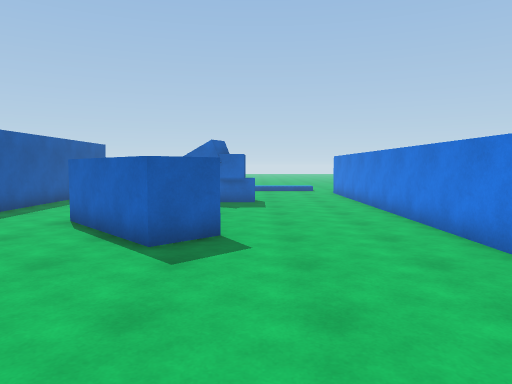
View 1 (above)

17 first-person views from a walk through a Unity game level. The camera is 1.5 m above the floor, tilts 4° down and sees 70° across. The floor is counted in squares, 1 m on a side. Each view is taken from the middle of a square. On the plan, view 1 faces up. The plan holds only what a view shows up to about 16 squares ahead; the rest is blank. The place goes on beyond the plan. The player character is not drawn. Some animated figures are left out.

View 2
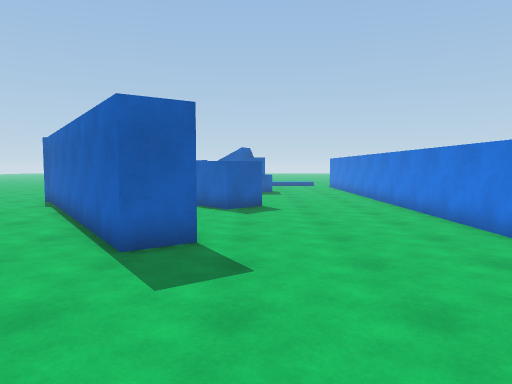

View 3
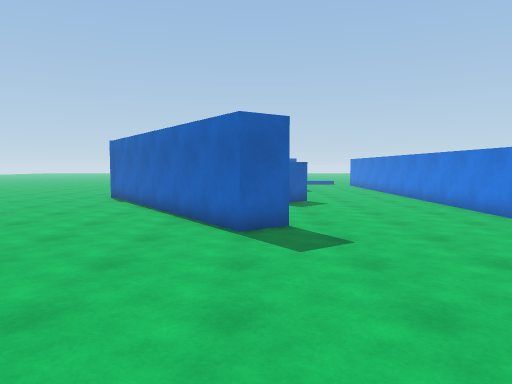

View 4
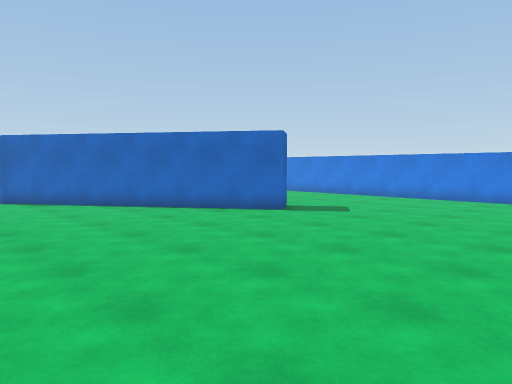

View 5
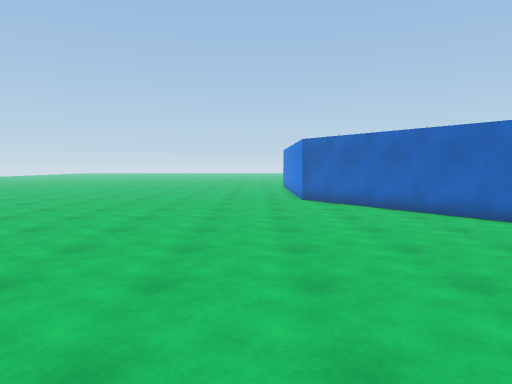

View 6
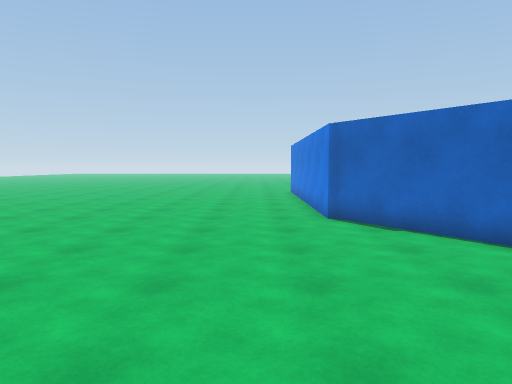

View 7
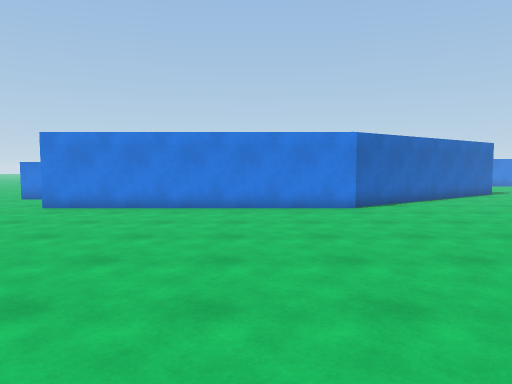

View 8
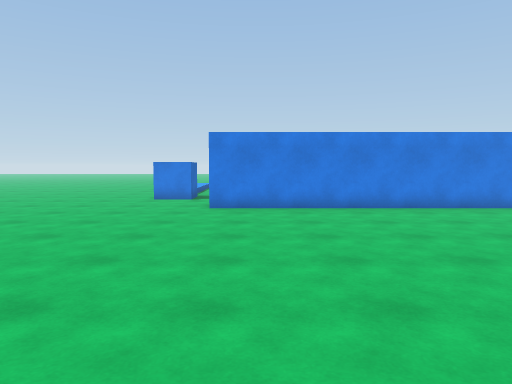

View 9
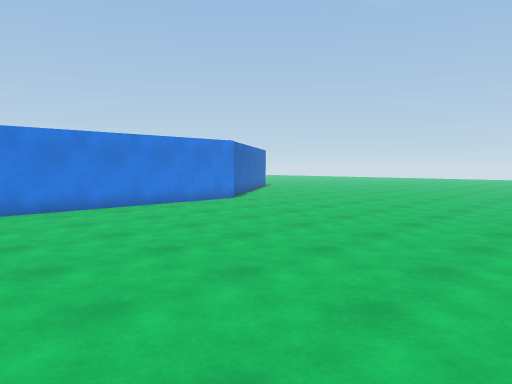

View 10
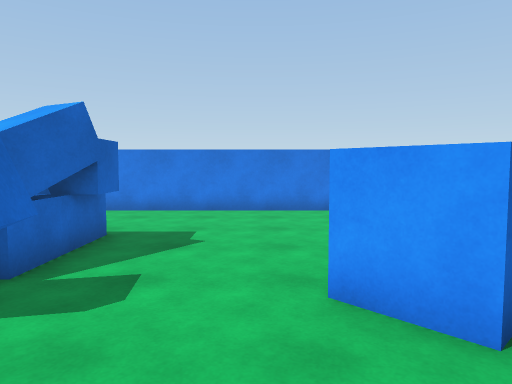

View 11
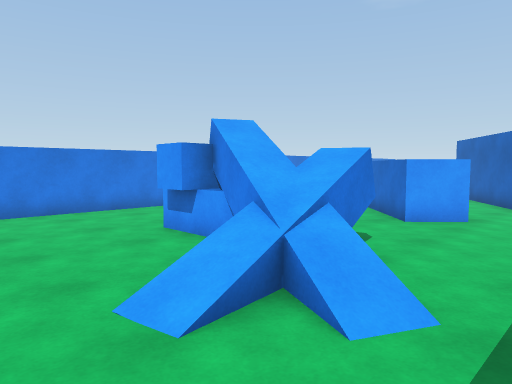

View 12
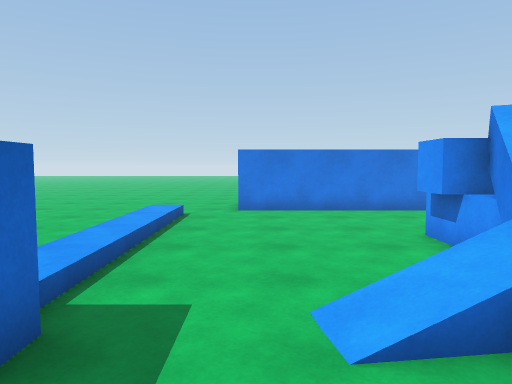

View 13
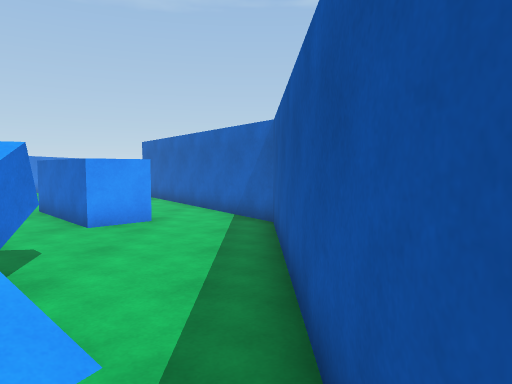

View 14
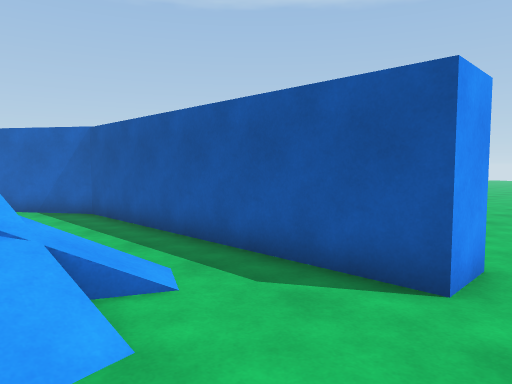

View 15
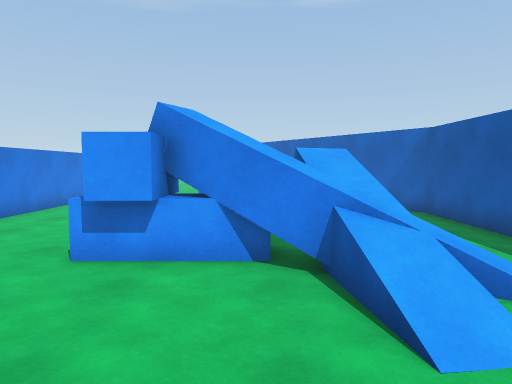

View 16
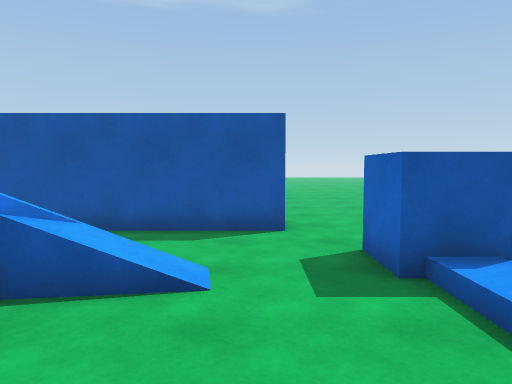

View 17
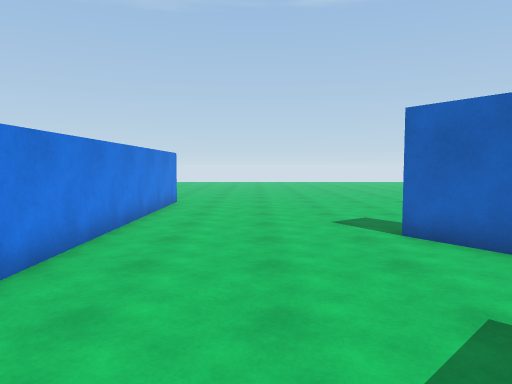

### Floor plan
Points are (right, up) in squares from view 1. A wall is a line through its corners. A room is listed if a view was taken in it or the views show most of it. See-through windows are left out.
Room 1 (views 1, 2, 3, 4, 5, 6, 7, 8, 9, 10, 11, 12, 13, 14, 15, 16, 17)
walls: (-9.9, 9.4) (-9.9, 20.7) (-8.5, 20.7) (-8.5, 10.2) (-2.2, 1.1) (-3.4, 0.3) (-9.8, 9.5); (-5.1, 10) (-3.9, 11.2) (-0.8, 7.9) (-2, 6.7) (-5.1, 10); (-3.6, 14.7) (-4.6, 14.5); (-2.4, 16.3) (-2, 16.1); (4.4, -6.5) (4.4, 20.6)
low walls: (-5.1, 17.8) (-5.2, 18.6); (-2.4, 16.3) (-1.5, 16.3); (-4.2, 18) (-4, 17.1); (0, 15.3) (-0.6, 15.3); (-0.6, 16.3) (0, 16.3)
ways out: opening at (3.5, -7.5); opening at (4, 21.5)
objects: blue cube (-6, 22) to (-5, 22); blue block (-1, 15) to (-1, 17)

Positions as (right, up) in squares from view 1, and headings:
1: (0, 0), facing up
2: (-1, -6), facing up
3: (-3, -8), facing up
4: (-13, -8), facing up-right
5: (-12, -7), facing up
6: (-12, -1), facing up
7: (-23, 13), facing right
8: (-23, 19), facing right
9: (-23, 21), facing down-right
10: (-8, 12), facing right
11: (-8, 21), facing down-right
12: (-8, 20), facing right
13: (-8, 20), facing down
14: (-4, 22), facing down-left
15: (-3, 22), facing down
16: (0, 20), facing left
17: (1, 9), facing down
